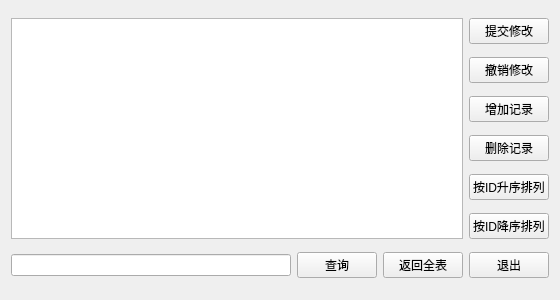
<?xml version="1.0" encoding="UTF-8"?>
<ui version="4.0">
 <class>Widget</class>
 <widget class="QWidget" name="Widget">
  <property name="geometry">
   <rect>
    <x>0</x>
    <y>0</y>
    <width>560</width>
    <height>300</height>
   </rect>
  </property>
  <property name="windowTitle">
   <string>Widget</string>
  </property>
  <property name="autoFillBackground">
   <bool>false</bool>
  </property>
  <property name="styleSheet">
   <string notr="true"/>
  </property>
  <layout class="QGridLayout" name="gridLayout">
   <item row="0" column="0" rowspan="6" colspan="3">
    <widget class="QTableView" name="tableView"/>
   </item>
   <item row="0" column="3">
    <widget class="QPushButton" name="pushButton_3">
     <property name="text">
      <string>提交修改</string>
     </property>
    </widget>
   </item>
   <item row="1" column="3">
    <widget class="QPushButton" name="pushButton_4">
     <property name="text">
      <string>撤销修改</string>
     </property>
    </widget>
   </item>
   <item row="2" column="3">
    <widget class="QPushButton" name="pushButton_5">
     <property name="text">
      <string>增加记录</string>
     </property>
    </widget>
   </item>
   <item row="3" column="3">
    <widget class="QPushButton" name="pushButton_6">
     <property name="text">
      <string>删除记录</string>
     </property>
    </widget>
   </item>
   <item row="4" column="3">
    <widget class="QPushButton" name="pushButton_7">
     <property name="text">
      <string>按ID升序排列</string>
     </property>
    </widget>
   </item>
   <item row="5" column="3">
    <widget class="QPushButton" name="pushButton_8">
     <property name="text">
      <string>按ID降序排列</string>
     </property>
    </widget>
   </item>
   <item row="6" column="0">
    <widget class="QLineEdit" name="lineEdit"/>
   </item>
   <item row="6" column="1">
    <widget class="QPushButton" name="pushButton">
     <property name="text">
      <string>查询</string>
     </property>
    </widget>
   </item>
   <item row="6" column="2">
    <widget class="QPushButton" name="pushButton_2">
     <property name="text">
      <string>返回全表</string>
     </property>
    </widget>
   </item>
   <item row="6" column="3">
    <widget class="QPushButton" name="pushButton_9_exit">
     <property name="text">
      <string>退出</string>
     </property>
    </widget>
   </item>
  </layout>
 </widget>
 <layoutdefault spacing="6" margin="11"/>
 <resources/>
 <connections/>
</ui>
